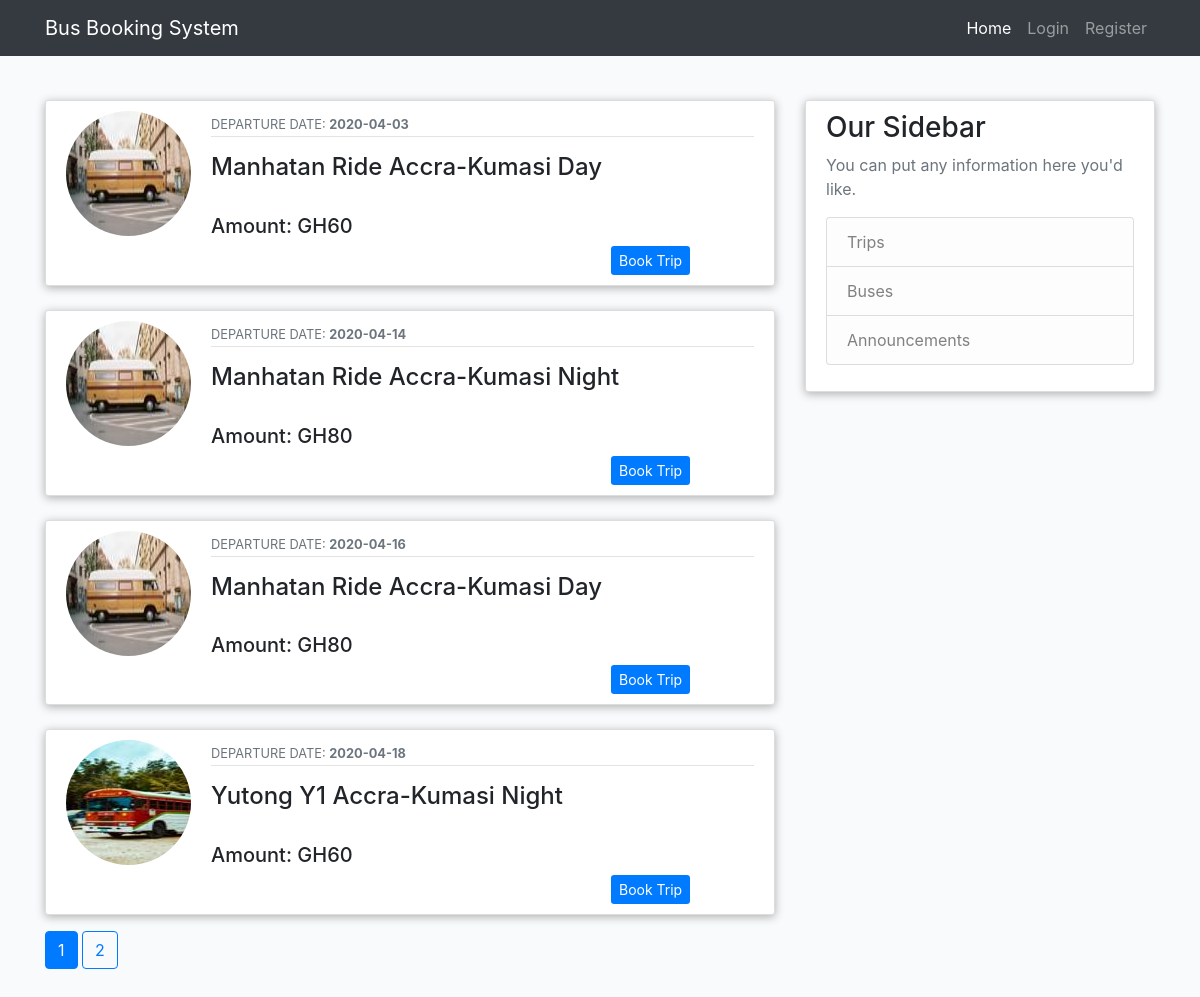
The app's page /trips, older data.
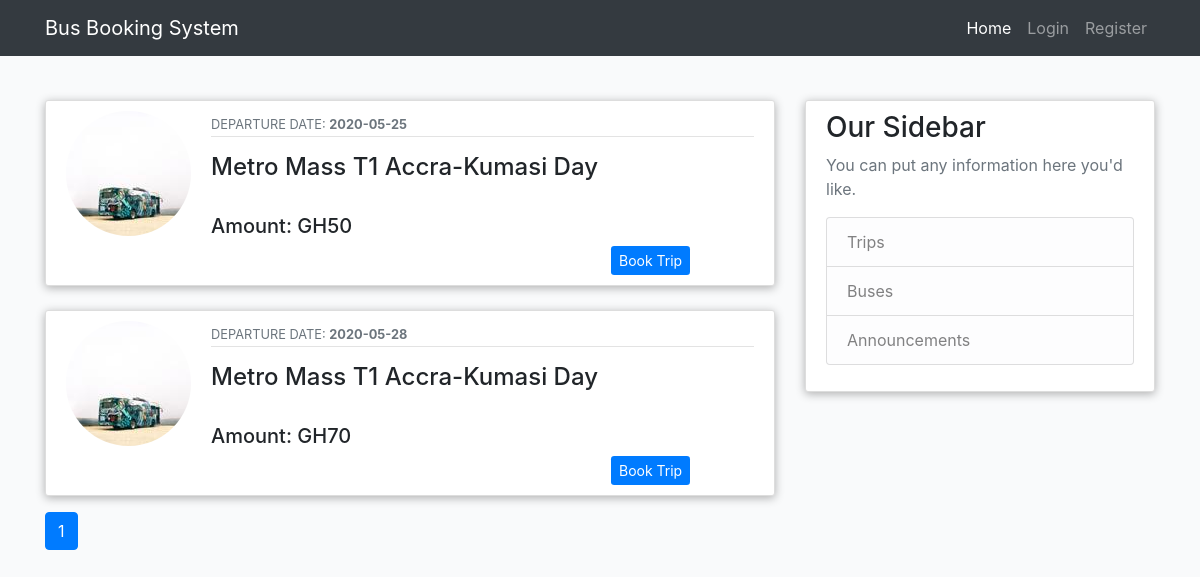
The same page, newer data.
### bbs/models.py (models this page shows, shortened)
class Availability(db.Model):
    id = db.Column(db.Integer, primary_key=True)
    route_id = db.Column(db.Integer, db.ForeignKey('route.id'),nullable=False)
    bus_id = db.Column(db.Integer, db.ForeignKey('buses.id'),nullable=False)
    date = db.Column(db.Date, nullable=False)
    time = db.Column(db.String(60), nullable=False)
    amount = db.Column(db.Integer(), nullable=False)
    status = db.Column(db.String(60), nullable=False)

class Buses(db.Model):
    id = db.Column(db.Integer, primary_key=True)
    name = db.Column(db.String(60), unique=True, nullable=False)
    number = db.Column(db.String(20), unique=True, nullable=False)
    description = db.Column(db.String(200), nullable=False)
    image_file = db.Column(db.String(60), nullable=False,default='default_bus.jpg')
    bookings = db.relationship('Booking', backref='bus')
    availability = db.relationship('Availability', backref='bus')

class Route(db.Model):
    id = db.Column(db.Integer, primary_key=True)
    name = db.Column(db.String(60), nullable=False)
    time = db.Column(db.String(60), nullable=False)
    amount = db.Column(db.Integer(), nullable=False)
    availability = db.relationship('Availability', backref='route')
    booking = db.relationship('Booking', backref='route')

### bbs/main/routes.py (the view)
@main.route('/trips')
def trips():
     page = request.args.get('page',1,type=int)
     availability = db.session.query(Availability).filter(Availability.status=='available').\
                    order_by(Availability.date.asc()).paginate(page=page, per_page=4)
     return render_template('index.html',availability=availability)

### bbs/templates/index.html
{% extends "layout.html"%} {% block content%} {% for available in
availability.items%}
<article class="media content-section mt-4">
  <img
    class="rounded-circle account-img"
    src="{{url_for('static',filename='img/'+ available.bus.image_file)}}"
  />
  <div class="media-body">
    <div class="article-metadata">
      <small class="text-muted"
        >DEPARTURE DATE: <strong>{{ available.date }}</strong></small
      >
    </div>
    <h4 class="mt-3 mb-2 m-h4">
      {{available.bus.name}} {{available.route.name}} {{available.time}}
    </h4>
    <div>
      <h5 class="article-content text-left m-h5">
        Amount: GH{{ available.amount }}
      </h5>
    </div>
    <div class="booktrip-btn">
      <a
        type="button"
        class="btn-sm btn-primary m-butt"
        href="{{url_for('users.booking',available_id=available.id)}}"
        >Book Trip</a
      >
    </div>
  </div>
</article>
{% endfor %} {% for page_num in availability.iter_pages(left_edge=1,
right_edge=1, left_current=1, right_current=2)%} {% if page_num %} {% if
availability.page == page_num%}
<a
  class="btn btn-primary mb-4 mt-3"
  href="{{ url_for('main.home', page = page_num)}}"
  >{{page_num}}</a
>
{% else %}
<a
  class="btn btn-outline-primary mb-4 mt-3"
  href="{{ url_for('main.home', page = page_num)}}"
  >{{page_num}}</a
>
{% endif %} {% else %} ... {% endif %} {% endfor %} {% endblock content%}

Row changes from the older to the newer data that the page shows:
no longer on this page (row edited): Availability: image_file (picture), date "2020-04-03", bus.name "Manhatan Ride", route.name "Accra-Kumasi", time "Day", amount "60"
no longer on this page (row edited): Availability: image_file (picture), date "2020-04-14", bus.name "Manhatan Ride", route.name "Accra-Kumasi", time "Night", amount "80"
no longer on this page (row edited): Availability: image_file (picture), date "2020-04-16", bus.name "Manhatan Ride", route.name "Accra-Kumasi", time "Day", amount "80"
removed Availability: image_file (picture), date "2020-04-18", bus.name "Yutong Y1", route.name "Accra-Kumasi", time "Night", amount "60"
now on this page (row edited): Availability: image_file (picture), date "2020-05-25", bus.name "Metro Mass T1", route.name "Accra-Kumasi", time "Day", amount "50"
now on this page (row edited): Availability: image_file (picture), date "2020-05-28", bus.name "Metro Mass T1", route.name "Accra-Kumasi", time "Day", amount "70"
Text that changed along with them:
list line gone: "2"
